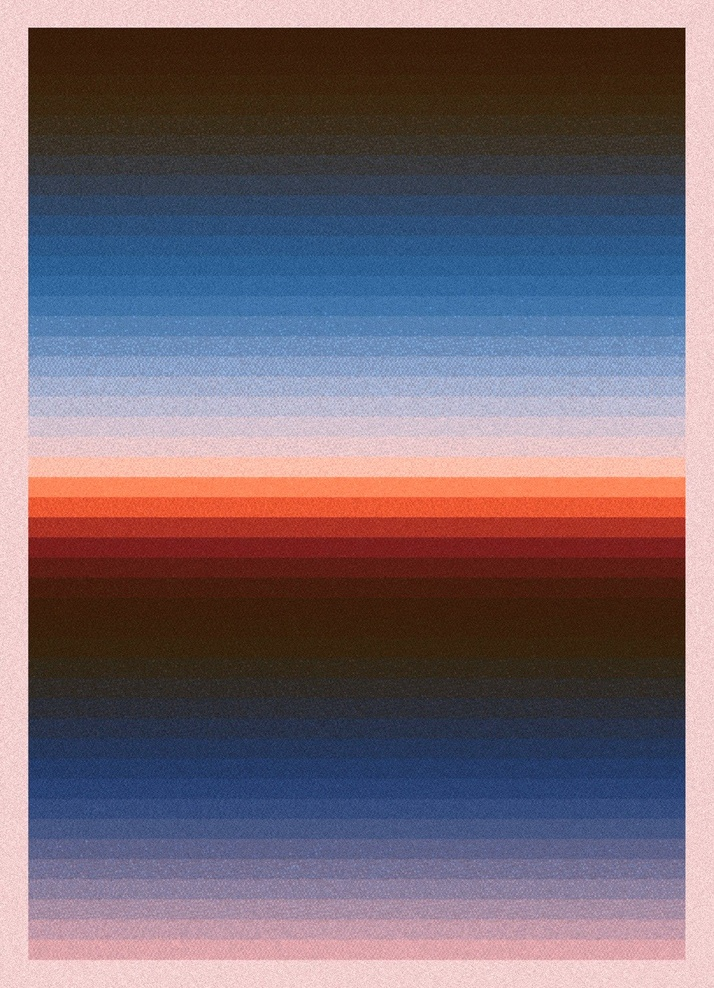
#> input picture examples/G1.jpeg, 714 x 988 px, shrunk from 1100 x 1521 before the run
$ python white_grain.py --input ../examples/G1.jpeg --output out.png
#> lines starting #> are read from the running program, lines starting #| are printed output that depends on the picture
#> in main, image is the input picture: PIL image 714x988 RGB; mean R, G, B 118.8, 103.7, 114.4
#!/usr/bin/env python3
"""
White Grain Generator
Creates random white grain patterns with varying density and size.
"""

import numpy as np
from PIL import Image
import random
import math


def apply_white_grain(image: Image.Image, base_intensity: float = 0.1,
                      density_variation: float = 0.5, size_variation: float = 0.8,
                      border_size: int = 0) -> Image.Image:
    """
    Apply random white grain with varying density and size.

    Args:
        image: PIL Image to process
        base_intensity: Base grain intensity (0.0 to 1.0)
        density_variation: How much density varies across image (0.0 to 1.0)
        size_variation: How much grain size varies (0.0 to 1.0)
        border_size: Border size to exclude from grain

    Returns:
        PIL Image with white grain applied
    """
#> called with base_intensity = 0.1, density_variation = 0.5, size_variation = 0.8, border_size = 0
    img_array = np.array(image)
    height, width, channels = img_array.shape
#> height = 988; width = 714; channels = 3

    # Create white grain pattern
    white_grain = np.zeros((height, width, channels))

    # Work only on the gradient area (exclude borders)
    start_y = border_size
    end_y = height - border_size
#> end_y = 988
    start_x = border_size
    end_x = width - border_size
#> end_x = 714

    if start_y >= end_y or start_x >= end_x:
        return image

    # Generate random grain with varying density and size
    for y in range(start_y, end_y):
        for x in range(start_x, end_x):
            # Random density variation across the image
            density_factor = 1.0 + density_variation * (random.random() - 0.5) * 2

            # Random size variation
            size_factor = 1.0 + size_variation * (random.random() - 0.5) * 2

            # Calculate grain intensity for this pixel
            grain_intensity = base_intensity * density_factor * size_factor

            # Generate white grain
            if random.random() < grain_intensity:
                # Random grain size (1x1 to 3x3 pixels)
                grain_size = max(1, int(size_factor * 2))

                # Add white grain
                for dy in range(grain_size):
                    for dx in range(grain_size):
                        gy = min(y + dy, end_y - 1)
                        gx = min(x + dx, end_x - 1)

                        # White grain intensity
                        white_value = random.uniform(50, 255)
                        white_grain[gy, gx] = [white_value, white_value, white_value]
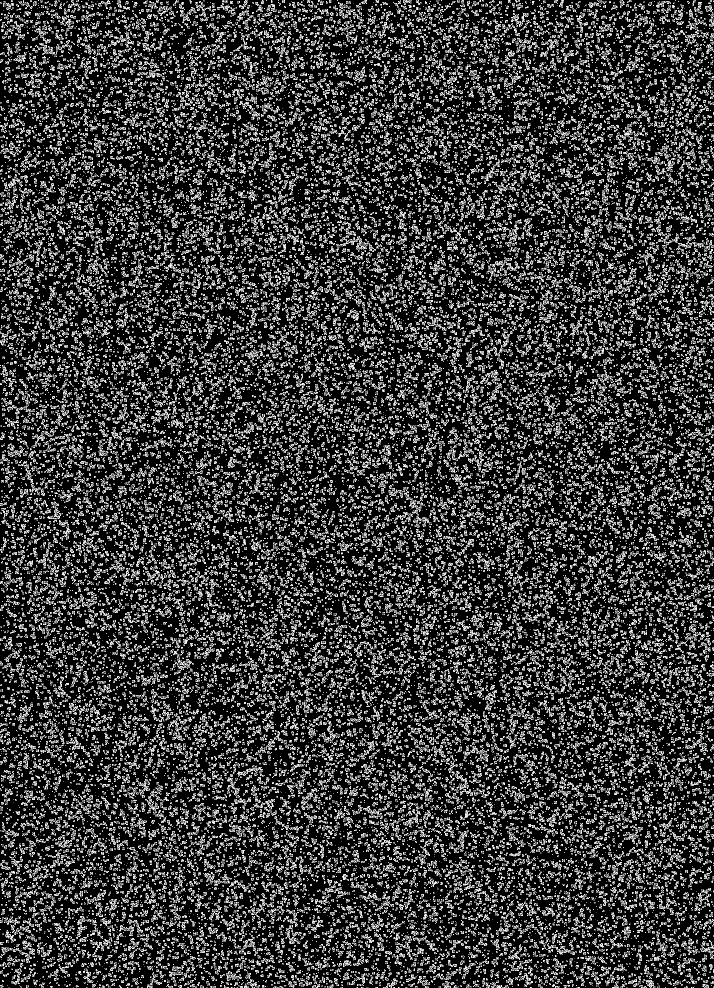
#> white_grain: shape (988, 714, 3) float64; min 0, max 255, mean 58.3

    # Apply white grain to image
    result = img_array.astype(np.float32) + white_grain.astype(np.float32)
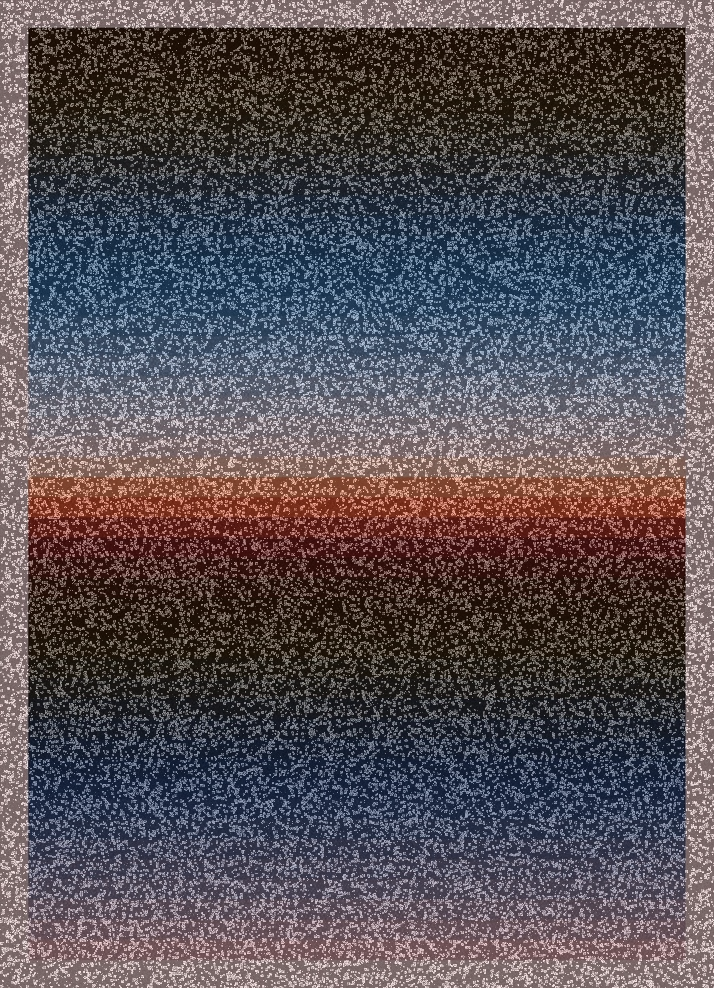
#> result: shape (988, 714, 3) float32; mean R, G, B 177.1, 162, 172.7; drawn with min black and max white
    result = np.clip(result, 0, 255)
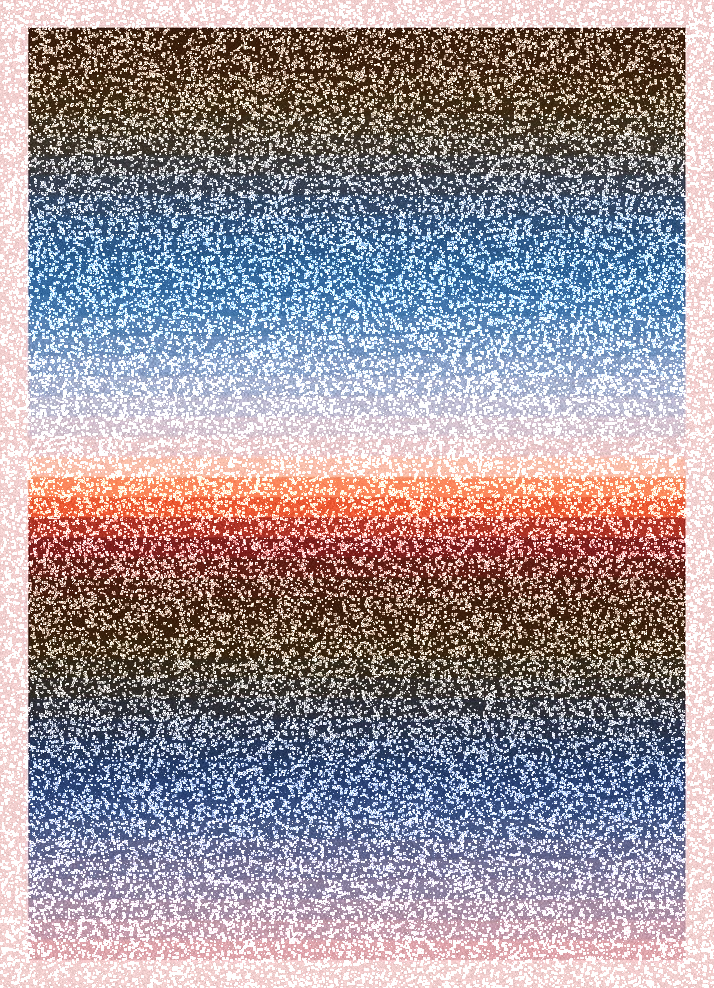
#> result: shape (988, 714, 3) float32; mean R, G, B 158.7, 148.3, 155.7

    return Image.fromarray(result.astype(np.uint8))


# [102 lines left out: functions apply_scattered_white_grain, apply_clustered_white_grain, not called in this run]


def main():
    """Test the white grain generator with a sample image."""
    import argparse

    parser = argparse.ArgumentParser(description='Apply white grain effects to images')
    parser.add_argument('--input', required=True, help='Input image file')
    parser.add_argument('--output', required=True, help='Output image file')
    parser.add_argument('--grain-type', choices=['random', 'scattered', 'clustered'],
                       default='random', help='Type of white grain')
    parser.add_argument('--base-intensity', type=float, default=0.1,
                       help='Base grain intensity (0.0-1.0)')
    parser.add_argument('--density-variation', type=float, default=0.5,
                       help='Density variation (0.0-1.0)')
    parser.add_argument('--size-variation', type=float, default=0.8,
                       help='Size variation (0.0-1.0)')
    parser.add_argument('--border-size', type=int, default=0,
                       help='Border size to exclude from grain')
    parser.add_argument('--num-grains', type=int, default=1000,
                       help='Number of grains for scattered type')
    parser.add_argument('--min-size', type=int, default=1,
                       help='Minimum grain size')
    parser.add_argument('--max-size', type=int, default=5,
                       help='Maximum grain size')
    parser.add_argument('--num-clusters', type=int, default=50,
                       help='Number of clusters for clustered type')
    parser.add_argument('--cluster-size', type=int, default=20,
                       help='Size of each cluster')
    parser.add_argument('--grain-density', type=float, default=0.3,
                       help='Density of grains within clusters')

    args = parser.parse_args()

    # Load image
    image = Image.open(args.input)

    # Apply grain based on type
    if args.grain_type == 'random':
        result = apply_white_grain(image, args.base_intensity, args.density_variation,
                                 args.size_variation, args.border_size)
    elif args.grain_type == 'scattered':
        result = apply_scattered_white_grain(image, args.num_grains, args.min_size,
                                           args.max_size, args.border_size)
    elif args.grain_type == 'clustered':
        result = apply_clustered_white_grain(image, args.num_clusters, args.cluster_size,
                                           args.grain_density, args.border_size)

    # Save result
    result.save(args.output)
    print(f"White grain applied and saved as '{args.output}'")


if __name__ == '__main__':
    main()

$ run again, on examples/G12_extreme_contrast_11_bands.png
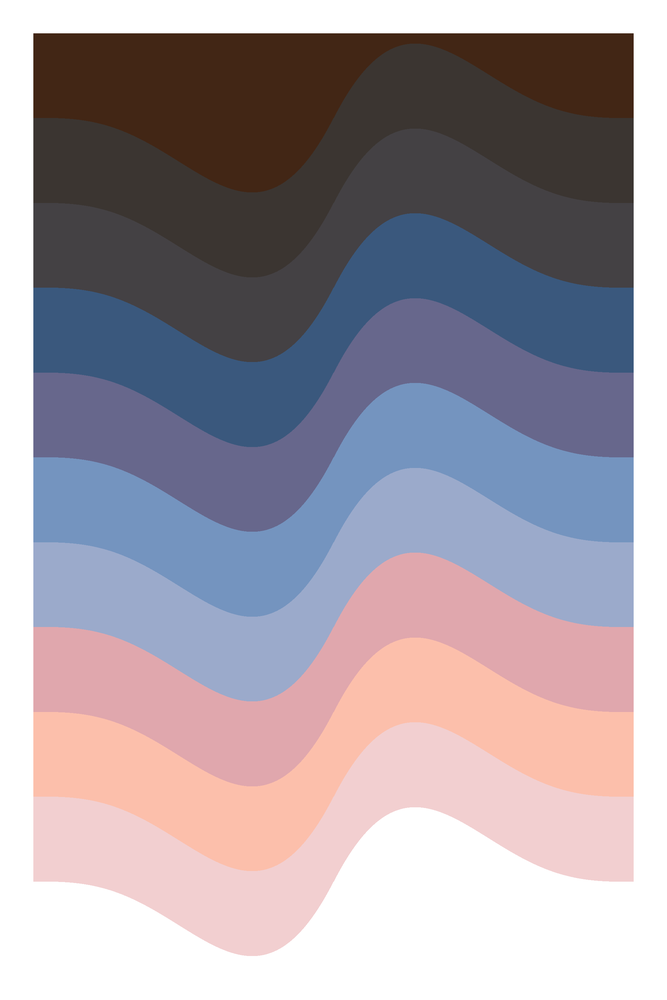
#> input picture examples/G12_extreme_contrast_11_bands.png, 667 x 1000 px, shrunk from 2000 x 3000 before the run
#> in main, image is the input picture: PIL image 667x1000 RGB; mean R, G, B 162.8, 154.2, 163.3
#> after the loop in apply_white_grain, `for y in range(start_y, end_y):`:
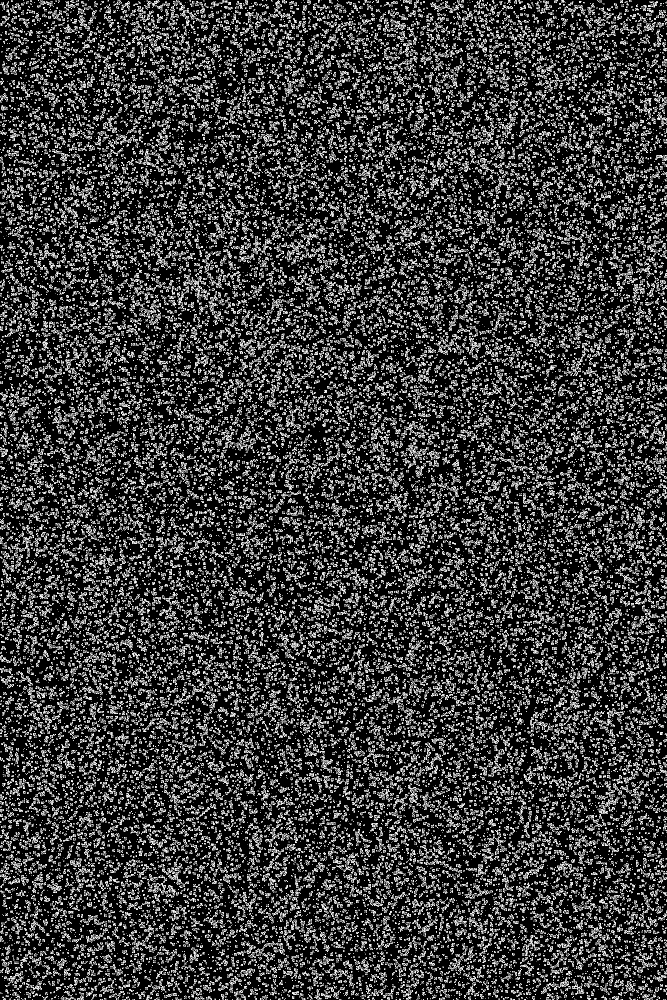
#> white_grain: shape (1000, 667, 3) float64; min 0, max 255, mean 58.3
#> in apply_white_grain, `result = np.clip(result, 0, 255)`:
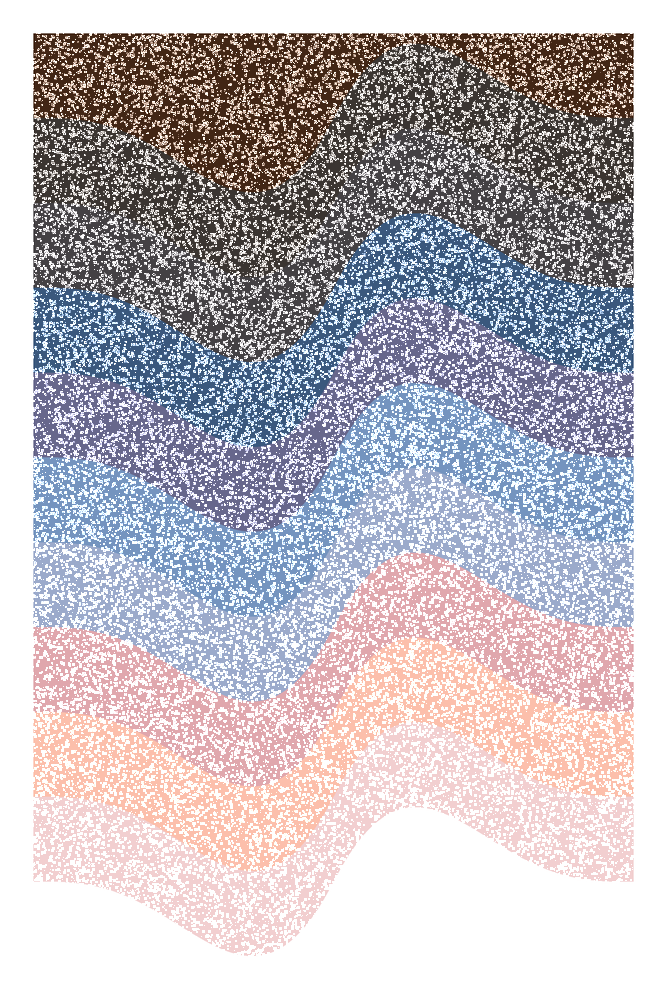
#> result: shape (1000, 667, 3) float32; mean R, G, B 191.2, 185.9, 192.2
